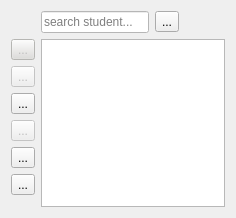
      <widget class="QWidget" name="student_tab">
       <attribute name="icon">
        <iconset>
         <normaloff>../../icons/students.png</normaloff>../../icons/students.png</iconset>
       </attribute>
       <attribute name="title">
        <string>Students List</string>
       </attribute>
       <layout class="QGridLayout" name="gridLayout_5">
        <item row="0" column="3">
         <spacer name="horizontalSpacer_3">
          <property name="orientation">
           <enum>Qt::Horizontal</enum>
          </property>
          <property name="sizeHint" stdset="0">
           <size>
            <width>40</width>
            <height>20</height>
           </size>
          </property>
         </spacer>
        </item>
        <item row="2" column="0">
         <widget class="QToolButton" name="open_student_button">
          <property name="enabled">
           <bool>false</bool>
          </property>
          <property name="toolTip">
           <string>&lt;html&gt;&lt;head/&gt;&lt;body&gt;&lt;p&gt;&lt;span style=&quot; font-size:14pt; color:#00007f;&quot;&gt;show info&lt;/span&gt;&lt;/p&gt;&lt;p&gt;&lt;br/&gt;&lt;/p&gt;&lt;/body&gt;&lt;/html&gt;</string>
          </property>
          <property name="styleSheet">
           <string notr="true"/>
          </property>
          <property name="text">
           <string>...</string>
          </property>
          <property name="icon">
           <iconset>
            <normaloff>../../icons/open.png</normaloff>../../icons/open.png</iconset>
          </property>
          <property name="iconSize">
           <size>
            <width>30</width>
            <height>30</height>
           </size>
          </property>
         </widget>
        </item>
        <item row="3" column="0">
         <widget class="QToolButton" name="add_student_button">
          <property name="enabled">
           <bool>true</bool>
          </property>
          <property name="toolTip">
           <string>&lt;html&gt;&lt;head/&gt;&lt;body&gt;&lt;p&gt;&lt;span style=&quot; font-size:14pt; color:#00007f;&quot;&gt;add student&lt;/span&gt;&lt;/p&gt;&lt;/body&gt;&lt;/html&gt;</string>
          </property>
          <property name="styleSheet">
           <string notr="true"/>
          </property>
          <property name="text">
           <string>...</string>
          </property>
          <property name="icon">
           <iconset>
            <normaloff>../../icons/add.png</normaloff>../../icons/add.png</iconset>
          </property>
          <property name="iconSize">
           <size>
            <width>30</width>
            <height>30</height>
           </size>
          </property>
         </widget>
        </item>
        <item row="0" column="1">
         <widget class="QLineEdit" name="search_student_input">
          <property name="styleSheet">
           <string notr="true">color: rgb(0, 0, 0);
background-color: rgb(255, 255, 255);</string>
          </property>
          <property name="placeholderText">
           <string>search student...</string>
          </property>
         </widget>
        </item>
        <item row="0" column="2">
         <widget class="QToolButton" name="search_student_button">
          <property name="styleSheet">
           <string notr="true"/>
          </property>
          <property name="text">
           <string>...</string>
          </property>
          <property name="icon">
           <iconset>
            <normaloff>../../icons/search.png</normaloff>../../icons/search.png</iconset>
          </property>
          <property name="iconSize">
           <size>
            <width>30</width>
            <height>30</height>
           </size>
          </property>
         </widget>
        </item>
        <item row="1" column="0">
         <widget class="QToolButton" name="delete_student_button">
          <property name="enabled">
           <bool>false</bool>
          </property>
          <property name="toolTip">
           <string>&lt;html&gt;&lt;head/&gt;&lt;body&gt;&lt;p&gt;&lt;span style=&quot; font-size:14pt; color:#00007f;&quot;&gt;delete student&lt;/span&gt;&lt;/p&gt;&lt;/body&gt;&lt;/html&gt;</string>
          </property>
          <property name="styleSheet">
           <string notr="true">            QToolButton{
                background-color: rgb(237, 51, 59)
            }
            QToolButton:hover {
                background-color: rgb(246, 245, 244)
            }
QToolButton:pressed {
    background-color: rgb(246, 97, 81);  /* Change the pressed color as desired */
}
QToolButton:disabled {
    background-color: rgb(222, 221, 218); /* Change the disabled color as desired */
}</string>
          </property>
          <property name="text">
           <string>...</string>
          </property>
          <property name="icon">
           <iconset>
            <normaloff>../../icons/delete_.png</normaloff>../../icons/delete_.png</iconset>
          </property>
          <property name="iconSize">
           <size>
            <width>30</width>
            <height>30</height>
           </size>
          </property>
         </widget>
        </item>
        <item row="1" column="1" rowspan="8" colspan="3">
         <widget class="QTableView" name="students_table">
          <property name="styleSheet">
           <string notr="true"/>
          </property>
          <property name="sizeAdjustPolicy">
           <enum>QAbstractScrollArea::AdjustToContents</enum>
          </property>
          <property name="selectionBehavior">
           <enum>QAbstractItemView::SelectRows</enum>
          </property>
          <attribute name="horizontalHeaderCascadingSectionResizes">
           <bool>true</bool>
          </attribute>
          <attribute name="horizontalHeaderStretchLastSection">
           <bool>true</bool>
          </attribute>
         </widget>
        </item>
        <item row="4" column="0">
         <widget class="QToolButton" name="edit_student_button">
          <property name="enabled">
           <bool>false</bool>
          </property>
          <property name="toolTip">
           <string>&lt;html&gt;&lt;head/&gt;&lt;body&gt;&lt;p&gt;&lt;span style=&quot; font-size:14pt; color:#00007f;&quot;&gt;edit student&lt;/span&gt;&lt;/p&gt;&lt;/body&gt;&lt;/html&gt;</string>
          </property>
          <property name="styleSheet">
           <string notr="true"/>
          </property>
          <property name="text">
           <string>...</string>
          </property>
          <property name="icon">
           <iconset>
            <normaloff>../../icons/edit.png</normaloff>../../icons/edit.png</iconset>
          </property>
          <property name="iconSize">
           <size>
            <width>30</width>
            <height>30</height>
           </size>
          </property>
         </widget>
        </item>
        <item row="5" column="0">
         <widget class="QToolButton" name="show_all_students_button">
          <property name="toolTip">
           <string>&lt;html&gt;&lt;head/&gt;&lt;body&gt;&lt;p&gt;&lt;span style=&quot; font-size:14pt; color:#00007f;&quot;&gt;show all&lt;/span&gt;&lt;/p&gt;&lt;/body&gt;&lt;/html&gt;</string>
          </property>
          <property name="styleSheet">
           <string notr="true"/>
          </property>
          <property name="text">
           <string>...</string>
          </property>
          <property name="icon">
           <iconset>
            <normaloff>../../icons/showall.png</normaloff>../../icons/showall.png</iconset>
          </property>
          <property name="iconSize">
           <size>
            <width>30</width>
            <height>30</height>
           </size>
          </property>
         </widget>
        </item>
        <item row="6" column="0">
         <widget class="QToolButton" name="find_by_id_button">
          <property name="toolTip">
           <string>&lt;html&gt;&lt;head/&gt;&lt;body&gt;&lt;p&gt;&lt;span style=&quot; font-size:14pt; color:#00007f;&quot;&gt;find by id&lt;/span&gt;&lt;/p&gt;&lt;/body&gt;&lt;/html&gt;</string>
          </property>
          <property name="whatsThis">
           <string>&lt;html&gt;&lt;head/&gt;&lt;body&gt;&lt;p&gt;find by Qr code&lt;/p&gt;&lt;/body&gt;&lt;/html&gt;</string>
          </property>
          <property name="styleSheet">
           <string notr="true"/>
          </property>
          <property name="text">
           <string>...</string>
          </property>
          <property name="icon">
           <iconset>
            <normaloff>../../icons/qrsearch.png</normaloff>../../icons/qrsearch.png</iconset>
          </property>
          <property name="iconSize">
           <size>
            <width>30</width>
            <height>30</height>
           </size>
          </property>
         </widget>
        </item>
       </layout>
      </widget>
